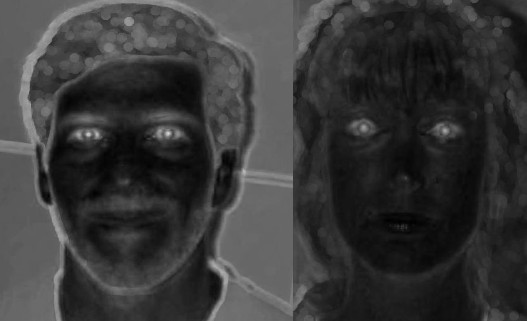
%> input picture img/eyemaps.jpg, 527 x 321 px
$ octave --eval "result = imageModifications(imread('img/eyemaps.jpg'));"   (GNU Octave 9; MATLAB toolbox functions it lacks are replaced by stand-ins)
%> lines starting %> are read from the running program, lines starting %| are printed output that depends on the picture; in (x1, y1, x2, y2) boxes, pixels count from 0 and x2, y2 are one past the last pixel; in counts of white or black regions, pixels touching at a corner belong together; the program's own positions count from 1
### faceMask.m
function mask = faceMask(inputImage)
%FACEMASK
% This function takes an image as input
% returns a mask of the face in the image, if existing

%% Create a binary output image
H = size(inputImage, 1);
%> H = 321
W = size(inputImage, 2);
%> W = 527
maskImage = zeros(H, W);

%% Convert to YCbCr color space
YCbCr = rgb2ycbcr(inputImage);
%> YCbCr: size 321x527x3 uint8; mean of channels 1, 2, 3 64.2, 128, 128
Y = YCbCr(:,:,1);
Cb = YCbCr(:,:,2);
%> Cb: size 321x527 uint8; every value is 128
Cr = YCbCr(:,:,3);

%% Detect skin, find from threshold in color
[r,c,v] = find(Cb>=70 & Cb<=135 & Cr>=125 & Cr<=190 & Y>90 & Y<190);
%> r = 45165 values from 1 to 321; c = 45165 values from 1 to 487; v = 45165 logical values, 45165 true
    numind = size(r,1);
%> numind = 45165

for i=1:numind
        inputImage(r(i),c(i),:) = [0 0 255];
        maskImage(r(i),c(i)) = 1;
end
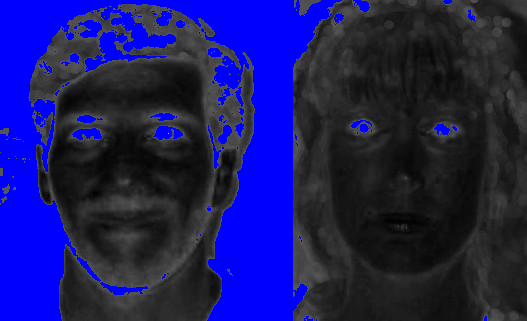
%> inputImage: size 321x527x3 uint8; mean R, G, B 28.2, 28.2, 96.3
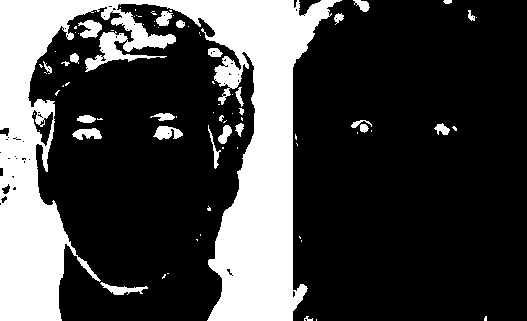
%> maskImage: size 321x527 double; values 0 (black) and 1 (white), 26.7% white; 81 white regions (54 under 20 px), largest, box (x1, y1, x2, y2) and area: (0, 0, 342, 321) 42246, (78, 20, 102, 38) 270, (153, 126, 183, 140) 268

%%  Make morphological operation to remove holes in the mask.

SE = strel('disk', 4);
b2 = imopen(maskImage, SE);
%> b2: size 321x527 double; values 0 (black) and 1 (white), 25% white; 26 white regions, largest, box (x1, y1, x2, y2) and area: (0, 0, 336, 321) 38635, (114, 13, 176, 52) 909, (215, 64, 240, 89) 445
b_clean = imclose(b2, SE); % Cleaned up binary image
%> b_clean: size 321x527 double; values 0 (black) and 1 (white), 25.4% white; 15 white regions, largest, box (x1, y1, x2, y2) and area: (0, 0, 336, 321) 39546, (82, 13, 176, 70) 1942, (74, 115, 101, 139) 316
mask = im2double(imfill(b_clean));
%> mask: size 321x527 double; values 0 (black) and 1 (white), 25.4% white; 15 white regions, largest, box (x1, y1, x2, y2) and area: (0, 0, 336, 321) 39546, (82, 13, 176, 70) 1979, (74, 115, 101, 139) 316

se = strel('disk',10,8);
mask = imdilate(mask, se);
%> mask: size 321x527 double; values 0 (black) and 1 (white), 37.8% white; 8 white regions, largest, box (x1, y1, x2, y2) and area: (0, 0, 345, 321) 58245, (146, 104, 191, 149) 1473, (65, 106, 110, 148) 1450
mask = imfill(mask);
%> mask: size 321x527 double; values 0 (black) and 1 (white), 37.8% white; 8 white regions, largest, box (x1, y1, x2, y2) and area: (0, 0, 345, 321) 58269, (146, 104, 191, 149) 1473, (65, 106, 110, 148) 1450
mask = imerode(mask, se);
%> mask: size 321x527 double; values 0 (black) and 1 (white), 27.8% white; 8 white regions, largest, box (x1, y1, x2, y2) and area: (0, 0, 336, 321) 45910, (74, 115, 101, 139) 401, (155, 113, 182, 140) 398
end

### eyeMapC.m
function eyeMapChrominance = eyeMapC(image)
%EYEMASKC Creates an eye mask for chrominance channel
% USes that for chrominance around eyes, Cr are low and Cb are high
% Equation fo chrominance eye map: EyeMapC = 1/3 * ((Cb)^2 + (Cr*)^2 + (Cb/Cr))
% Note that Cr* is the inverse Cr, when negative we set to
% (255-Cr)
% All other terms are normalized to the range [0, 255] as well

%% Separate into Chrominance channels and necessary variables

ycbcr_image = rgb2ycbcr(image);
cb = im2double(ycbcr_image(:,:,2));
%> cb: size 321x527 double; every value is 0.502
cb2 = cb.*cb;
%> cb2: size 321x527 double; every value is 0.252
cr = im2double(ycbcr_image(:,:,3));
invCr2 = (255-cr).^2;
%> invCr2: size 321x527 double; every value is 64769.3
cb_cr = cb./cr;
%> cb_cr: size 321x527 double; every value is 1

%% Normalization to range[0,255] (first normalize to [0,1] then multiply with 255)

cb2 = rescale(cb2)*255;
%> cb2: size 321x527 double; every value is 0
invCr2 = rescale(invCr2)*255;
cb_cr = rescale(cb_cr)*255;

%% Creation of eye map

eyeMap = 1/3 * (cb2 + invCr2 + cb_cr);
eyeMap = rescale(eyeMap); %Normalize between [0,1]

eyeMapChrominance = eyeMap;
end

### eyeMapL.m
function eyeMapLuminance = eyeMapL(image)
%EYEMASKL Using the fact that eyes usually contains both dark and bright
% pixels in the luma component, we use this to emphazise these pixels
% around eye regions using morphological operations

ycbcr_image = rgb2ycbcr(image);
Y = im2double(ycbcr_image(:,:,1)); %Get the luminance channel
%> Y: size 321x527 double

%% Morphological operations

diskSize = 8;
kernel = strel('disk', diskSize);
dilation = imdilate(Y, kernel);
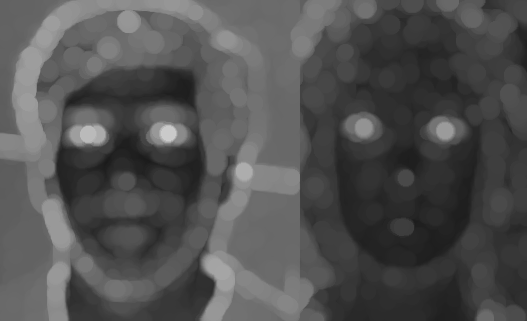
%> dilation: size 321x527 double; min 0.102, max 0.792, mean 0.318
erosion = imerode(Y, kernel);
eyeMap = dilation ./ (erosion+1);
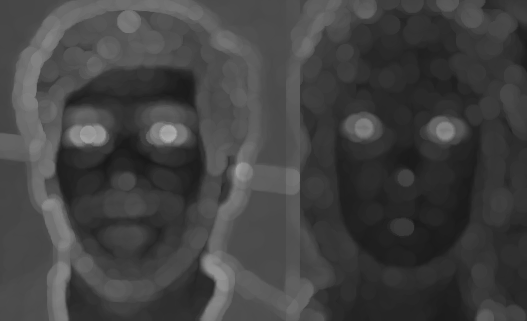
%> eyeMap: size 321x527 double; min 0.0949, max 0.678, mean 0.261

eyeMapLuminance = eyeMap;
end

### combinedMask.m
function result = combinedMask(eyeMapImage, faceMaskIm)

%% Make a mask from eyeMap and faceMask.

se1 = strel('disk', 10,8);
eyeMapBlur = imdilate(eyeMapImage, se1);

se2 = strel('disk', 10,8);
faceMaskIm = imerode(faceMaskIm, se2);
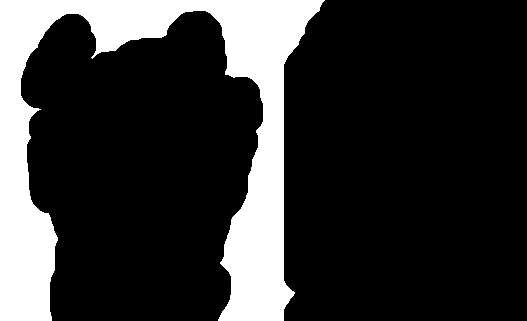
%> faceMaskIm: size 321x527 double; values 0 (black) and 1 (white), 20% white; 1 white region, box (x1, y1, x2, y2) and area: (0, 0, 325, 321) 33799

BW2 = eyeMapBlur.*faceMaskIm;
Max = max(BW2(:));
%> Max = 0
Min = min(BW2(:));
%> Min = 0
scaled = (BW2 - Min) ./ (Max - Min);
%> scaled: size 321x527 double; every value is NaN or infinite

%% Final mask calculations
Mask = im2bw(scaled, 0.6);
%> Mask: size 321x527 logical; every value is 0
[rows, columns, ~] = size(Mask);
%> rows = 321; columns = 527

halfMask = zeros(rows,columns);
halfMask(1:floor(rows/1.8),:) = 1; % Display all but bottom
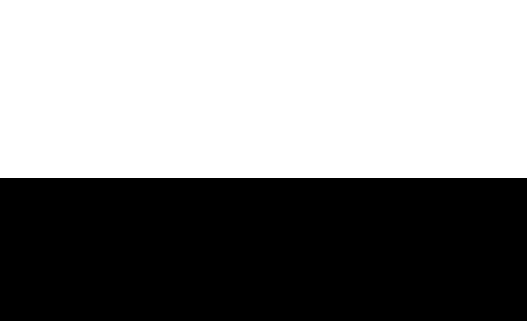
%> halfMask: size 321x527 double; values 0 (black) and 1 (white), 55.5% white; 1 black region, box (x1, y1, x2, y2) and area: (0, 178, 527, 321) 75361
halfMask(1:floor(rows*0.4),:) = 0; % Mask out top
%> halfMask: size 321x527 double; values 0 (black) and 1 (white), 15.6% white; 1 white region, box (x1, y1, x2, y2) and area: (0, 128, 527, 178) 26350
halfMask(:,1:floor(columns/4)) = 0; % Mask left side of image
halfMask(:,floor(columns*3/4):columns) = 0; % Mask right side of image
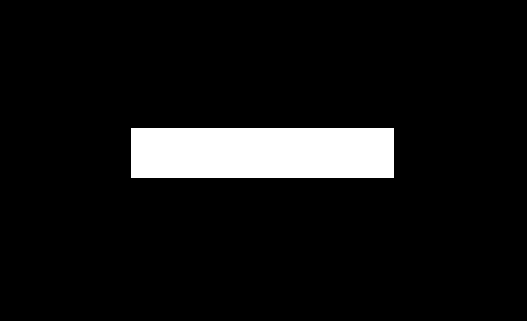
%> halfMask: size 321x527 double; values 0 (black) and 1 (white), 7.8% white; 1 white region, box (x1, y1, x2, y2) and area: (131, 128, 394, 178) 13150

Mask2 = Mask.*halfMask;
Mask = im2bw(Mask2, 0.5);

result = 255.*double(Mask)./max(max(double(Mask)));

### blobData.m
function [NumOfBlobs, BlobsPos] = blobData(binaryImage)
%% Find areas inside a binary image and returns their mean positions
% NumOfBlobs: Number of found blobs
% BlobsPos: Array of 20 vectors where the mean position for the blobs are
% stored

%% Find blobs

[LabelImage, NumOfBlobs] = bwlabel(binaryImage,4);
%> NumOfBlobs = 1
BlobSize = (NumOfBlobs);
%> BlobSize = 1
UnsortedBlobsPos = zeros(NumOfBlobs, 2);
for i = 1:NumOfBlobs

    [rows, columns] = find(LabelImage == i);
    rc = [rows columns];

    %keep track of size for each blob.
    PixelsInBlob = size(rows);
    BlobSize(i) = PixelsInBlob(1,1);

    % Find the middle point of the blob.
    UnsortedBlobsPos(i,:) = mean(rc);
end
%> this loop made 1 pass
%> PixelsInBlob on pass 1: [169167 1]
%> after the loop, UnsortedBlobsPos = [161 264]

%% Sort the array depending on size. Largest to smallest.

BlobsPos = zeros(NumOfBlobs, 2);
[~, Indexes] = sort(BlobSize);
%> Indexes = 1
for i = 1:NumOfBlobs

    Index = find(Indexes == i);
    BlobsPos(NumOfBlobs + 1 - i,:) = UnsortedBlobsPos(Index,:);
end
%> this loop made 1 pass
%> Index on pass 1: 1
%> after the loop, BlobsPos = [161 264]

### eyeDetect.m
function [P1,P2] = eyeDetect(eyeMapImage, faceMaskIm, Image)
%EYEDETECT From an eye map, this function detects the eyes and calculate
%the distance between them

%% Make a mask from eyeMap and faceMask.

Mask = combinedMask(eyeMapImage, faceMaskIm);

%% Find eyes

[NumOfPoints, Points] = blobData(Mask);
%> NumOfPoints = 1; Points = [161 264]

% Find circles inside masked area in the image
resultMask = Mask .* im2double(rgb2gray(Image));
[centers,radii] = imfindcircles(resultMask,[6 17],'ObjectPolarity','dark', ...
    'Sensitivity',0.93);
%> centers = [264 161]; radii = 6

%% Selection of which points to choose

if(NumOfPoints < 2) % Not enough areas inside the mask
   P1 = -1;
   P2 = -1;
else
    if(size(radii) < 2) % Can't find circles in original image
        P1 = [Points(1,2) Points(1,1)];
        P2 = [Points(2,2) Points(2,1)];
    else %Find the closest circles to the blobs position
        Blob1 = [Points(1,2) Points(1,1)];
        Blob2 = [Points(2,2) Points(2,1)];

        Blob1array = repmat(Blob1, [ size(radii), 1]);
        Blob2array = repmat(Blob2, [ size(radii), 1]);

        dist1 = abs(Blob1array-centers);
        dist2 = abs(Blob2array-centers);

        Min1 = dist1(1,:);
        index1 = 1;
        Min2 = dist2(1,:);
        index2 = 1;
        for i = 1:size(radii)
            if( (Min1(1) * Min1(1)) + (Min1(2) * Min1(2)) > (dist1(i,1) * dist1(i,1)) + (dist1(i,2) * dist1(i,2)) )
                Min1 = dist1(i,:);
                index1 = i;
            end
            if( (Min2(1) * Min2(1)) + (Min2(2) * Min2(2)) > (dist2(i,1) * dist2(i,1)) + (dist2(i,2) * dist2(i,2)) )
                Min2 = dist2(i,:);
                index2 = i;
            end
        end

        % If a circle is close to a blobs min point, the circle is selected
        % as eye point
        MaxDist = 10;
        if( sqrt((Min1(1) * Min1(1)) + (Min1(2) * Min1(2))) < MaxDist )
            P1 = centers(index1,:);
        else
            P1 = Blob1;
        end

        if( sqrt((Min2(1) * Min2(1)) + (Min2(2) * Min2(2))) < MaxDist )
            P2 = centers(index2,:);
        else
            P2 = Blob2;
        end
    end
end


% Make sure P1 is left to P2.
if(P1(1) > P2(1) )
    temp = P1;
    P1 = P2;
    P2 = temp;
end

### eyeMap.m
function eyeMapImage = eyeMap(image,faceMask)
%EYEMASK Returns an eye mask if eyes can be determined in an image
%of a face. Will check weather the eyes consists in the facemask or not.

%% Get chrominance and luminance eye maps

mapC = eyeMapC(image);
mapL = eyeMapL(image);

%% The final eye mask is eyemapC AND eyemapL, Chrominance and Luminance

eyeMapImage = mapC .* mapL;

end

### imageModifications.m
function result = imageModifications(im)
% Returns an image of only the face visible, correctly cropped,
% scaled and color corrected.
% Returns -1 if no face was detected

%% Set proportions and variables

ImageHeight = 320;
ImageWidth = 220;
PixelsBetweenEyes = 100; % Approximative
result = -1;

%% Rotate the image.

faceMaskIm = faceMask(im);
eyeMapn = eyeMap(im, faceMaskIm);
[P1, P2] = eyeDetect(eyeMapn, faceMaskIm, im);
%> P1 = -1; P2 = -1
if(P1 == -1)
    return;
end
rotIm = faceRotation(im, P1, P2);
rotMask = faceRotation(faceMaskIm, P1, P2);
rotEye  = faceRotation(eyeMapn, P1, P2);

%% Scale the image

[P1, P2] = eyeDetect(rotEye, rotMask, rotIm);
if(P1 == -1)
    return;
end
scaledIm = scaleImage(rotIm, P1, P2, PixelsBetweenEyes);
scaleMask = scaleImage(rotMask, P1, P2, PixelsBetweenEyes);
scaleEye = scaleImage(rotEye, P1, P2, PixelsBetweenEyes);

%% Crop the Image

[P1, P2] = eyeDetect(scaleEye, scaleMask, scaledIm);
if(P1 == -1)
    return;
end

mid = [P1(1)+floor(PixelsBetweenEyes/2) P1(2)]; % position between eyes.
cropIm = cropImage(scaledIm, mid, ImageHeight, ImageWidth);

% Check if the image has the correct size
[resR, resC, ~] = size(cropIm);
if ( abs(resR - ImageHeight) > 1 || abs(resC - ImageWidth) > 1)
    return;
end

%% Light correct the result

result = lightCorrection(cropIm);
result = imsharpen(result,'Radius',2,'Amount',1);

$ run again, on img/mreig.jpg
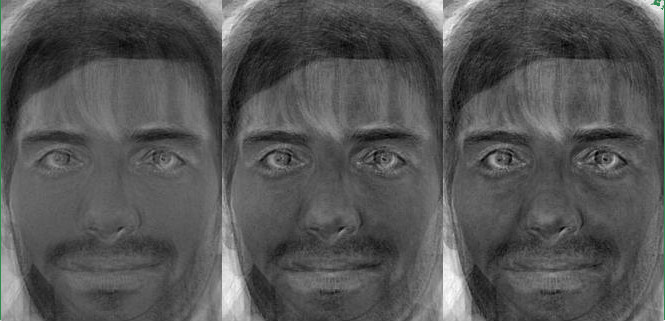
%> input picture img/mreig.jpg, 665 x 321 px
%> YCbCr: size 321x665x3 uint8; mean of channels 1, 2, 3 88.9, 128, 127.9
%> r = 92452 values from 1 to 321; c = 92452 values from 2 to 664; v = 92452 logical values, 92452 true
%> numind = 92452
%> after the loop in faceMask, `for i=1:numind`:
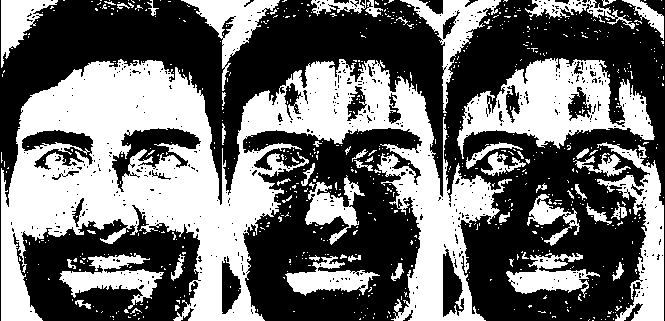
%> maskImage: size 321x665 double; values 0 (black) and 1 (white), 43.3% white; 719 white regions (666 under 20 px), largest, box (x1, y1, x2, y2) and area: (1, 59, 512, 321) 56455, (457, 58, 655, 159) 9161, (597, 142, 664, 321) 4401
%> b2: size 321x665 double; values 0 (black) and 1 (white), 33.4% white; 44 white regions, largest, box (x1, y1, x2, y2) and area: (1, 60, 274, 321) 32840, (395, 81, 493, 321) 8616, (457, 59, 612, 145) 6253
%> b_clean: size 321x665 double; values 0 (black) and 1 (white), 34.7% white; 28 white regions, largest, box (x1, y1, x2, y2) and area: (1, 60, 280, 321) 33878, (237, 62, 493, 321) 15783, (457, 59, 612, 145) 6816
%> faceMaskIm: size 321x665 double; values 0 (black) and 1 (white), 25.2% white; 15 white regions (2 under 20 px), largest, box (x1, y1, x2, y2) and area: (0, 70, 268, 321) 31345, (477, 69, 639, 134) 5520, (247, 72, 422, 141) 5451
%> Max = 0.359
%> Min = 0
%> in combinedMask, `Mask = im2bw(scaled, 0.6);`:
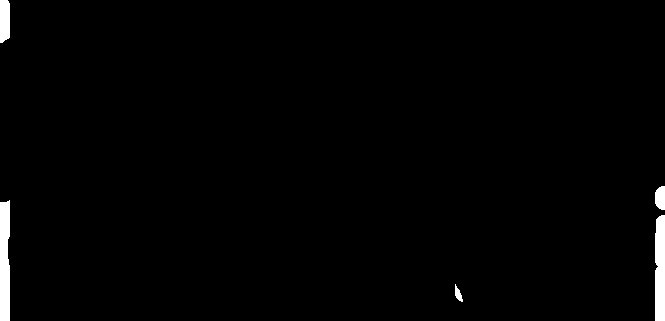
%> Mask: size 321x665 logical; 1.3% white; 5 white regions, box (x1, y1, x2, y2) and area: (0, 200, 10, 321) 1146, (655, 215, 665, 321) 1020, (0, 0, 10, 43) 404, (655, 186, 665, 210) 206, (455, 284, 463, 302) 75
%> Mask2: size 321x665 double; every value is 0
%> result: size 321x665 double; every value is NaN or infinite
%> LabelImage: size 321x665 double; every value is 1
%> NumOfBlobs = 1
%> the loop in blobData, `for i = 1:NumOfBlobs` made 1 pass
%> PixelsInBlob on pass 1: [213465 1]
%> after the loop in blobData, `for i = 1:NumOfBlobs`: UnsortedBlobsPos = [161 333]
%> Indexes = 1
%> the loop in blobData, `for i = 1:NumOfBlobs` made 1 pass
%> Index on pass 1: 1
%> after the loop in blobData, `for i = 1:NumOfBlobs`: BlobsPos = [161 333]
%> NumOfPoints = 1; Points = [161 333]
%> centers = [333 161]; radii = 6
%> P1 = -1
